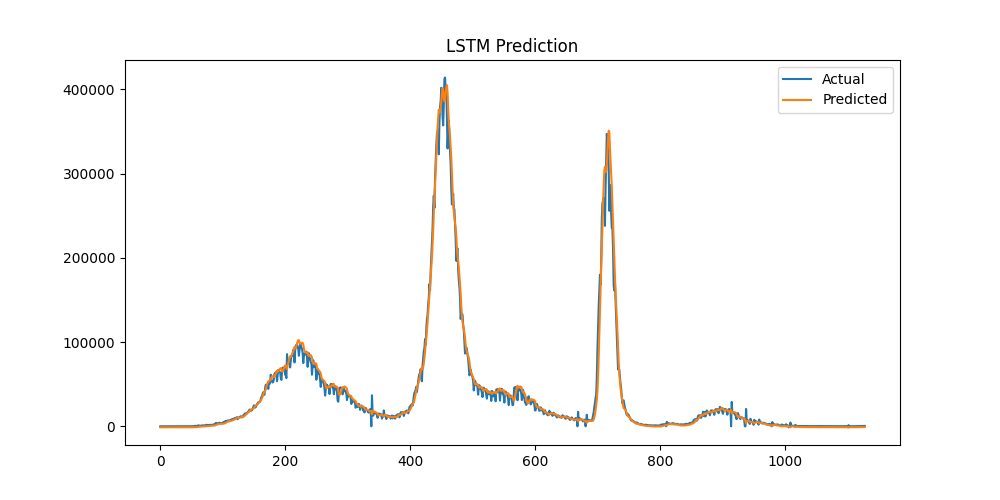

This chart was generated by the following Python code:
import pandas as pd
import numpy as np
import matplotlib.pyplot as plt

from sklearn.preprocessing import MinMaxScaler
from tensorflow.keras.models import Sequential
from tensorflow.keras.layers import LSTM, Dense

# Load dataset
data = pd.read_csv("data/processed/india_daily_cases.csv", index_col=0)
values = data.values.reshape(-1, 1)

# Scale data
scaler = MinMaxScaler(feature_range=(0,1))
scaled = scaler.fit_transform(values)

# Create sequences
X = []
y = []
window = 14

for i in range(window, len(scaled)):
    X.append(scaled[i-window:i, 0])
    y.append(scaled[i, 0])

X = np.array(X)
y = np.array(y)

X = np.reshape(X, (X.shape[0], X.shape[1], 1))

# Build LSTM model
model = Sequential()
model.add(LSTM(50, return_sequences=False, input_shape=(X.shape[1],1)))
model.add(Dense(1))

model.compile(optimizer="adam", loss="mse")

# Train model
model.fit(X, y, epochs=10, batch_size=16)

# Predict
predicted = model.predict(X)
predicted = scaler.inverse_transform(predicted)

actual = scaler.inverse_transform(y.reshape(-1,1))

# Plot
plt.figure(figsize=(10,5))
plt.plot(actual, label="Actual")
plt.plot(predicted, label="Predicted")
plt.legend()
plt.title("LSTM Prediction")
plt.show()

model.save("models/lstm_model.h5")
print("Model saved successfully")
